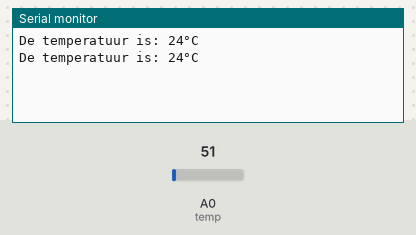
The sketch below on a simulated Arduino Uno, built with avr-gcc and run on an emulated ATmega328P. On the bench: the last lines printed to the serial monitor. The inputs (shaded band) are chosen by the test bench; at power-on: A0 (temp) = 51.

Above: at 1.8 s.
1.9 s: A0 (temp) set to 61
At 2.8 s:
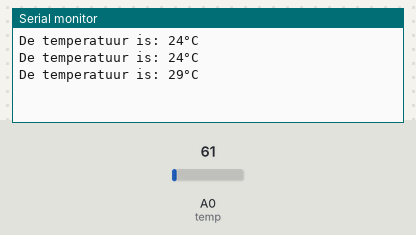
3.4 s: A0 (temp) set to 71
At 4.8 s:
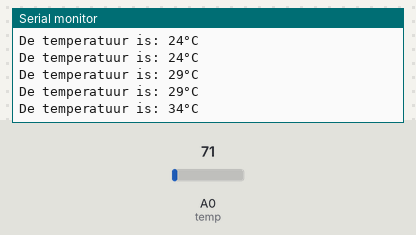
Timing chart, 0 to 6.4 s (numbered marks = the images above; inputs shaded):
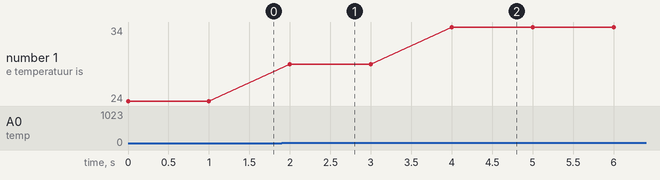

The sketch:

Opdracht_4.ino
```cpp
int const temp = A0;

void setup() {
    pinMode(temp, INPUT);
    //Geef het programma de mogelijkheid om het Serial scherm te gebruiken
    Serial.begin(9600);
}

void loop() {
    Serial.print("De temperatuur is: ");
    //lees de waarde uit van de analoge waarde. Zet deze waarde, tussen de 0 en 1023, om naar temperatuur tussen de 0 en 500 graden celsius.
    Serial.print(map(analogRead(temp), 0, 1023, 0, 500));
    Serial.println("°C");
    delay(1000);
}
```

Measured:
- after the input at 1.9 s, the serial monitor: prints a new line after 0.10 s (image 1)
- after the input at 3.4 s, the serial monitor: prints a new line after 0.60 s (image 2)
- plotted number 1: 24 → 29 after the input at 1.9 s, 29 → 34 after the input at 3.4 s
